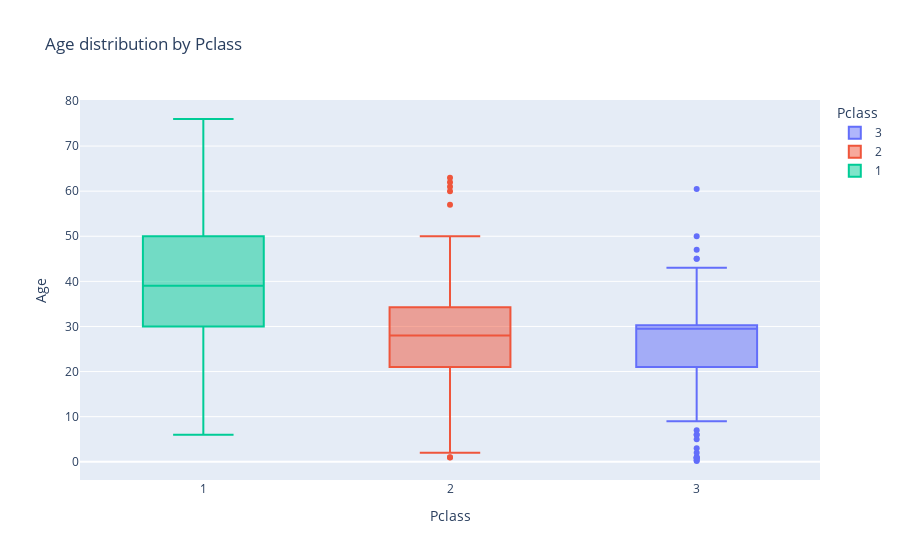

Here is the notebook cell this chart was saved with:
### Code cell
px.box(df, x='Pclass', y='Age', color='Pclass',title='Age distribution by Pclass')

### Figure 1 — Plotly figure (JSON) as saved in the notebook; plotly's stock layout.template omitted (floating-point values rounded to 4 significant figures; data arrays with more than 128 entries replaced by an {"elided": "..."} marker saying what was removed)
{"data": [{"alignmentgroup": "True", "hovertemplate": "Pclass=%{x}<br>Age=%{y}<extra></extra>", "legendgroup": "3", "marker": {"color": "#636efa"}, "name": "3", "notched": false, "offsetgroup": "3", "orientation": "v", "showlegend": true, "type": "box", "x": {"elided": "218 int values"}, "x0": " ", "xaxis": "x", "y": {"elided": "218 float values"}, "y0": " ", "yaxis": "y"}, {"alignmentgroup": "True", "hovertemplate": "Pclass=%{x}<br>Age=%{y}<extra></extra>", "legendgroup": "2", "marker": {"color": "#EF553B"}, "name": "2", "notched": false, "offsetgroup": "2", "orientation": "v", "showlegend": true, "type": "box", "x": [2, 2, 2, 2, 2, 2, 2, 2, 2, 2, 2, 2, 2, 2, 2, 2, 2, 2, 2, 2, 2, 2, 2, 2, 2, 2, 2, 2, 2, 2, 2, 2, 2, 2, 2, 2, 2, 2, 2, 2, 2, 2, 2, 2, 2, 2, 2, 2, 2, 2, 2, 2, 2, 2, 2, 2, 2, 2, 2, 2, 2, 2, 2, 2, 2, 2, 2, 2, 2, 2, 2, 2, 2, 2, 2, 2, 2, 2, 2, 2, 2, 2, 2, 2, 2, 2, 2, 2, 2, 2, 2, 2, 2], "x0": " ", "xaxis": "x", "y": [62, 26, 63, 24, 35, 50, 24, 30, 27, 20, 30.27, 32, 30.27, 30, 30.27, 2, 27, 18.5, 41, 29, 12, 42, 26, 28, 30, 26, 41, 15, 20, 36, 30, 40, 21, 40, 34, 61, 8, 23, 8, 25, 24, 17, 60, 30, 22, 36, 14, 18, 45, 22, 42, 29, 0.92, 19, 29, 30, 20, 28, 40, 30, 22, 1, 30.27, 43, 19, 22, 26, 12, 29, 21, 48, 32, 25, 18, 26, 24, 31, 25, 18, 49, 24, 31, 29, 21, 44, 21, 30.27, 24, 57, 47, 38, 20, 23], "y0": " ", "yaxis": "y"}, {"alignmentgroup": "True", "hovertemplate": "Pclass=%{x}<br>Age=%{y}<extra></extra>", "legendgroup": "1", "marker": {"color": "#00cc96"}, "name": "1", "notched": false, "offsetgroup": "1", "orientation": "v", "showlegend": true, "type": "box", "x": [1, 1, 1, 1, 1, 1, 1, 1, 1, 1, 1, 1, 1, 1, 1, 1, 1, 1, 1, 1, 1, 1, 1, 1, 1, 1, 1, 1, 1, 1, 1, 1, 1, 1, 1, 1, 1, 1, 1, 1, 1, 1, 1, 1, 1, 1, 1, 1, 1, 1, 1, 1, 1, 1, 1, 1, 1, 1, 1, 1, 1, 1, 1, 1, 1, 1, 1, 1, 1, 1, 1, 1, 1, 1, 1, 1, 1, 1, 1, 1, 1, 1, 1, 1, 1, 1, 1, 1, 1, 1, 1, 1, 1, 1, 1, 1, 1, 1, 1, 1, 1, 1, 1, 1, 1, 1, 1], "x0": " ", "xaxis": "x", "y": [46, 23, 47, 55, 30.27, 21, 48, 22, 41, 30, 30.27, 45, 45, 60, 24, 28, 36, 13, 47, 31, 60, 28.5, 35, 32.5, 55, 67, 49, 27, 25, 76, 43, 36, 63, 36, 35, 53, 33, 61, 42, 30.27, 30.27, 23, 29, 42, 48, 30.27, 54, 64, 37, 18, 27, 30.27, 6, 47, 30.27, 33, 42, 57, 50, 53, 21, 39, 64, 48, 55, 45, 41, 27, 30.27, 46, 26, 24, 30.27, 53, 30, 64, 30, 55, 55, 57, 33, 39, 46, 39, 30, 58, 45, 50, 59, 25, 45, 31, 49, 54, 45, 55, 23, 51, 18, 48, 30, 22, 17, 43, 50, 37, 39], "y0": " ", "yaxis": "y"}], "layout": {"boxmode": "overlay", "legend": {"title": {"text": "Pclass"}, "tracegroupgap": 0}, "title": {"text": "Age distribution by Pclass"}, "xaxis": {"anchor": "y", "categoryarray": [3, 2, 1], "categoryorder": "array", "domain": [0, 1], "title": {"text": "Pclass"}}, "yaxis": {"anchor": "x", "domain": [0, 1], "title": {"text": "Age"}}}}
